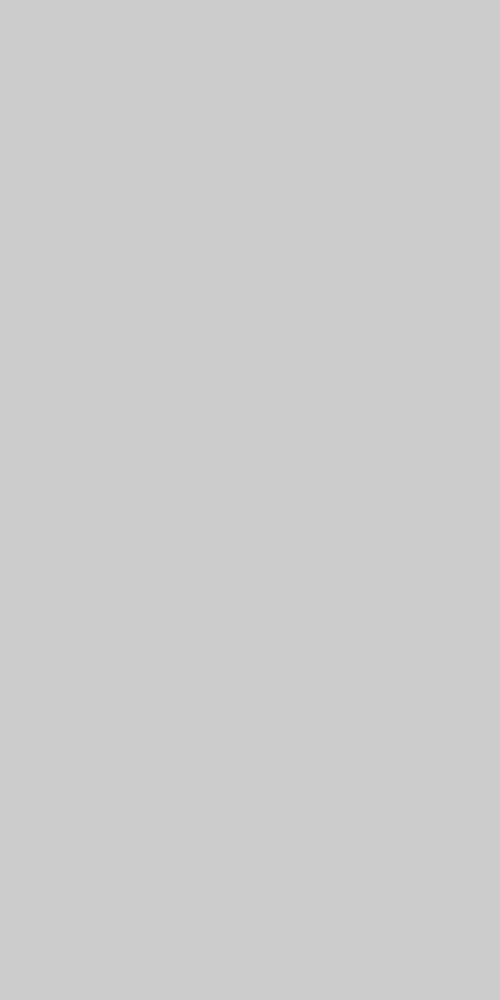
Frame 1 (no input)
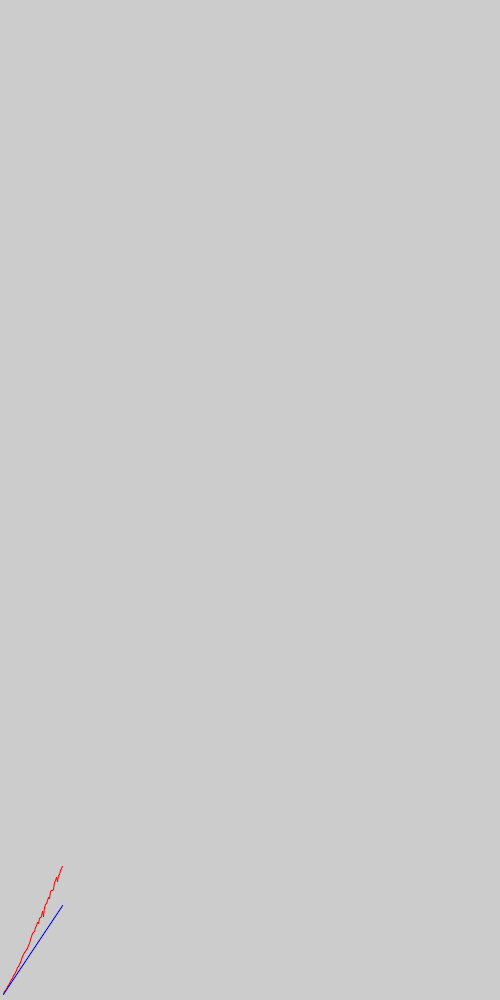
Frame 60 (the mouse pressed at the canvas centre just before this capture)
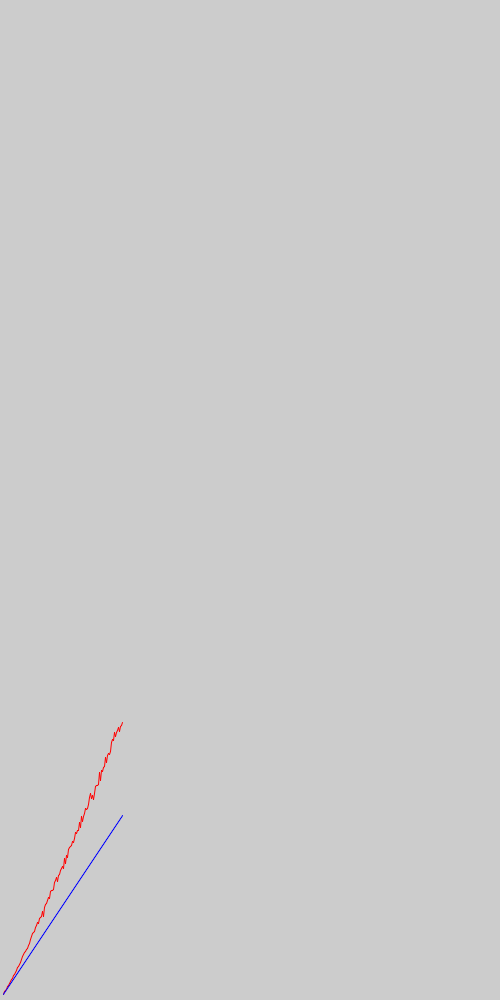
Frame 120 (the mouse held since frame 60 and released just before this capture)

The Processing sketch that drew these frames (run headless with seeded random() and noise(); from frame 60 on, the mouse is pressed at the canvas centre):

// Processing sketch: advanced_ThreeCards
// ── advanced_ThreeCards.pde
//advanced_ThreeCards
//three cards
//2022/07/04
//1-4-45 Taiyu Honma
void setup(){
  size(500,1000);
}

int calc(int n) {
  int min = 0;
  for(int j = 0;j< 1000;j++){
    int[] ns = new int[n];
    for(int i=1;i<n+1;i++){
      int index;
      while(true){
        index = (int)random(0,n);
        if(ns[index] == 0){
          break;
        }
      }
      ns[index] = i;
    }
    int max = 0;
    for(int  i=0;i<n;i++){
      int num = 0;
      if(i == 0) {
        num = ns[n-1] + ns[0] + ns[1];
      }
      else if(i == n - 1) {
        num = ns[n-2] + ns[n-1] + ns[0];
      } else {
        num = ns[i]+ns[i+1]+ns[i-1];
      }
      if(max < num){
        max = num;
      }
    }
    if( j == 0 ){
      min = max;
    }else {
      if(min > max) {
        min = max;
      }
    }
  }
  return min;

}
int preResult = calc(3);
void draw(){
  int n  = frameCount+2;
  int result = calc(n);
  println(n + ","+result);
  stroke(255,0,0);
  if(n != 3){
      line(n-1,height-preResult,n,height-result);
      stroke(0,0,255);
      line(n-1,height-3.0/2.0*(float(n-1)+1.0),n,height-3.0/2.0*(float(n)+1.0));
  }
  preResult = result;
}
